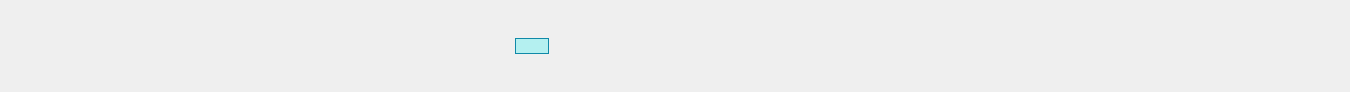
<?xml version="1.0" encoding="UTF-8"?>
<ui version="4.0">
 <class>MainToolBar</class>
 <widget class="QWidget" name="MainToolBar">
  <property name="geometry">
   <rect>
    <x>0</x>
    <y>0</y>
    <width>1350</width>
    <height>92</height>
   </rect>
  </property>
  <property name="windowTitle">
   <string>Form</string>
  </property>
  <layout class="QHBoxLayout" name="horizontalLayout_2">
   <item>
    <spacer name="horizontalSpacer">
     <property name="orientation">
      <enum>Qt::Horizontal</enum>
     </property>
     <property name="sizeHint" stdset="0">
      <size>
       <width>482</width>
       <height>20</height>
      </size>
     </property>
    </spacer>
   </item>
   <item>
    <layout class="QHBoxLayout" name="horizontalLayout">
     <property name="spacing">
      <number>25</number>
     </property>
     <item>
      <widget class="QPushButton" name="btnProfileView">
       <property name="styleSheet">
        <string notr="true">#btnProfileView:checked{
	background-color: rgb(180, 240, 240);
	border: 1px solid #1089a8;
}</string>
       </property>
       <property name="icon">
        <iconset resource="../../media.qrc">
         <normaloff>:/icons/Resources/imgs/icons/setDefault/User Filled-64.png</normaloff>:/icons/Resources/imgs/icons/setDefault/User Filled-64.png</iconset>
       </property>
       <property name="iconSize">
        <size>
         <width>64</width>
         <height>64</height>
        </size>
       </property>
       <property name="checkable">
        <bool>true</bool>
       </property>
       <property name="checked">
        <bool>true</bool>
       </property>
       <property name="default">
        <bool>false</bool>
       </property>
       <property name="flat">
        <bool>true</bool>
       </property>
      </widget>
     </item>
     <item>
      <widget class="QPushButton" name="btnCaseView">
       <property name="styleSheet">
        <string notr="true">#btnCaseView:checked{
	background-color: rgb(180, 240, 240);
	border: 1px solid #1089a8;
}</string>
       </property>
       <property name="text">
        <string/>
       </property>
       <property name="icon">
        <iconset resource="../../media.qrc">
         <normaloff>:/icons/Resources/imgs/icons/setDefault/Binders Folder Filled-64.png</normaloff>:/icons/Resources/imgs/icons/setDefault/Binders Folder Filled-64.png</iconset>
       </property>
       <property name="iconSize">
        <size>
         <width>64</width>
         <height>64</height>
        </size>
       </property>
       <property name="checkable">
        <bool>true</bool>
       </property>
       <property name="flat">
        <bool>true</bool>
       </property>
      </widget>
     </item>
     <item>
      <widget class="QPushButton" name="btnClientView">
       <property name="styleSheet">
        <string notr="true">#btnClientView:checked{
	background-color: rgb(180, 240, 240);
	border: 1px solid #1089a8;
}</string>
       </property>
       <property name="icon">
        <iconset resource="../../media.qrc">
         <normaloff>:/icons/Resources/imgs/icons/setDefault/Handshake Filled-64.png</normaloff>:/icons/Resources/imgs/icons/setDefault/Handshake Filled-64.png</iconset>
       </property>
       <property name="iconSize">
        <size>
         <width>64</width>
         <height>64</height>
        </size>
       </property>
       <property name="checkable">
        <bool>true</bool>
       </property>
       <property name="flat">
        <bool>true</bool>
       </property>
      </widget>
     </item>
     <item>
      <widget class="QPushButton" name="btnLawyerView">
       <property name="styleSheet">
        <string notr="true">#btnLawyerView:checked{
	background-color: rgb(180, 240, 240);
	border: 1px solid #1089a8;
}</string>
       </property>
       <property name="icon">
        <iconset resource="../../media.qrc">
         <normaloff>:/icons/Resources/imgs/icons/setDefault/Conference Call Filled-64.png</normaloff>:/icons/Resources/imgs/icons/setDefault/Conference Call Filled-64.png</iconset>
       </property>
       <property name="iconSize">
        <size>
         <width>64</width>
         <height>64</height>
        </size>
       </property>
       <property name="checkable">
        <bool>true</bool>
       </property>
       <property name="flat">
        <bool>true</bool>
       </property>
      </widget>
     </item>
    </layout>
   </item>
   <item>
    <spacer name="horizontalSpacer_2">
     <property name="orientation">
      <enum>Qt::Horizontal</enum>
     </property>
     <property name="sizeHint" stdset="0">
      <size>
       <width>481</width>
       <height>20</height>
      </size>
     </property>
    </spacer>
   </item>
   <item>
    <widget class="QPushButton" name="btnBell">
     <property name="minimumSize">
      <size>
       <width>40</width>
       <height>40</height>
      </size>
     </property>
     <property name="maximumSize">
      <size>
       <width>40</width>
       <height>40</height>
      </size>
     </property>
     <property name="styleSheet">
      <string notr="true">#btnBell:hover{
	background-color: rgb(180, 240, 240);
	border: 1px solid #1089a8;
	border-radius: 20px;
}

#btnBell:checked{
	background-color: rgb(180, 240, 240);
	border: 1px solid #1089a8;
	border-radius: 20px;
}</string>
     </property>
     <property name="icon">
      <iconset resource="../../media.qrc">
       <normaloff>:/icons/Resources/imgs/icons/setDefault/Appointment Reminders-32.png</normaloff>:/icons/Resources/imgs/icons/setDefault/Appointment Reminders-32.png</iconset>
     </property>
     <property name="iconSize">
      <size>
       <width>32</width>
       <height>32</height>
      </size>
     </property>
     <property name="checkable">
      <bool>true</bool>
     </property>
     <property name="flat">
      <bool>true</bool>
     </property>
    </widget>
   </item>
   <item>
    <widget class="QPushButton" name="btnHelp">
     <property name="minimumSize">
      <size>
       <width>40</width>
       <height>40</height>
      </size>
     </property>
     <property name="maximumSize">
      <size>
       <width>40</width>
       <height>40</height>
      </size>
     </property>
     <property name="styleSheet">
      <string notr="true">#btnHelp:hover{
	background-color: rgb(180, 240, 240);
	border: 1px solid #1089a8;
	border-radius: 20px;
}

#btnHelp:checked{
	background-color: rgb(180, 240, 240);
	border: 1px solid #1089a8;
	border-radius: 20px;
}</string>
     </property>
     <property name="icon">
      <iconset resource="../../media.qrc">
       <normaloff>:/icons/Resources/imgs/icons/setDefault/Help-32.png</normaloff>:/icons/Resources/imgs/icons/setDefault/Help-32.png</iconset>
     </property>
     <property name="iconSize">
      <size>
       <width>32</width>
       <height>32</height>
      </size>
     </property>
     <property name="checkable">
      <bool>true</bool>
     </property>
     <property name="flat">
      <bool>true</bool>
     </property>
    </widget>
   </item>
  </layout>
 </widget>
 <resources>
  <include location="../../media.qrc"/>
 </resources>
 <connections/>
</ui>
